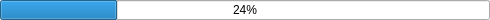
<?xml version="1.0" encoding="UTF-8"?>
<ui version="4.0">
 <class>Probar</class>
 <widget class="QWidget" name="Probar">
  <property name="geometry">
   <rect>
    <x>0</x>
    <y>0</y>
    <width>490</width>
    <height>20</height>
   </rect>
  </property>
  <property name="windowTitle">
   <string>Form</string>
  </property>
  <widget class="QProgressBar" name="progressBar">
   <property name="geometry">
    <rect>
     <x>0</x>
     <y>0</y>
     <width>490</width>
     <height>20</height>
    </rect>
   </property>
   <property name="value">
    <number>24</number>
   </property>
  </widget>
 </widget>
 <resources/>
 <connections/>
</ui>
